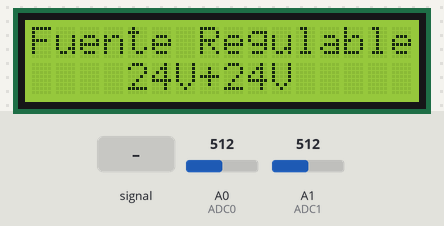
Simulated run of this sketch. Board: Arduino Uno, built with avr-gcc and run on an emulated ATmega328P. On the bench: 16×2 character LCD. The test bench sets the inputs (shaded band); at power-on: A0 (ADC0) = 512, A1 (ADC1) = 512.

Above: at 0.8 s.
0.9 s: A0 (ADC0) fed a 200 Hz sine of ±81 counts around its level
At 3.37 s:
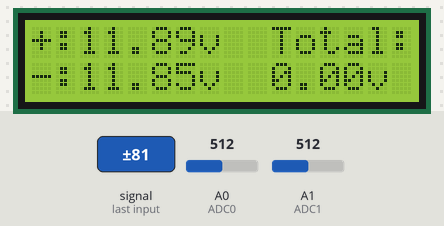
3.9 s: A0 (ADC0) set to 490
At 5.6 s:
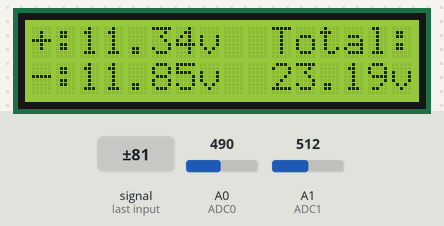
5.9 s: A1 (ADC1) set to 490
At 7.1 s:
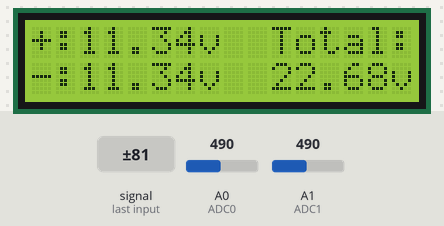
8.1 s: A0 (ADC0) set to 510
At 9.2 s:
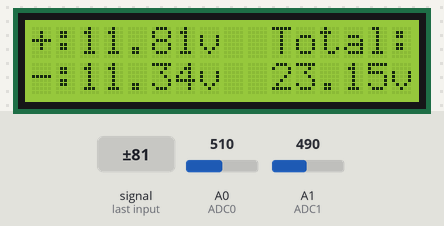
10.2 s: A1 (ADC1) set to 510
At 11.2 s:
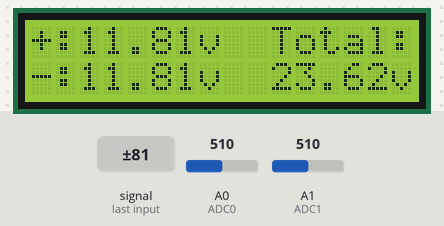
12.4 s: A0 (ADC0) set to 306
At 14.2 s:
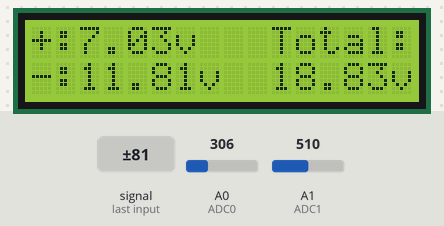
Timing chart, 0 to 15.5 s (numbered marks = the images above; inputs shaded):
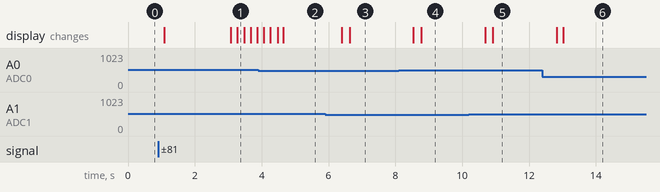

The sketch:

Voltimetro.ino
```cpp
#include <LiquidCrystal.h>
#include <Arduino_FreeRTOS.h>
#include <queue.h>
#include <timers.h>

#define ADC0    A0
#define ADC1    A1
#define ADC2    A2
#define xDELAY100ms pdMS_TO_TICKS(100)
#define xDELAY1000ms pdMS_TO_TICKS(1000)
#define xDELAY2000ms pdMS_TO_TICKS(2000)
#define xDELAY500ms  pdMS_TO_TICKS(500)
#define xDELAY200ms  pdMS_TO_TICKS(200)
#define xDELAY5000ms pdMS_TO_TICKS(5000)

const int rs = 13, en = 12, d4 = 11, d5 = 10, d6 = 9, d7 = 8;
LiquidCrystal Lcd(rs, en, d4, d5, d6, d7);

// Tareas  de FreeRTOS //
void vTaskAdc(void *pvParameter);
void vTaskLcd(void *pvParameter);
static void prvSoftTimerLcdClear(TimerHandle_t xTimer);
void Lcd_WriteAdc0(void);
void Lcd_WriteAdc1(void);
void Lcd_WriteTotal(void);

// Variables para freertos //
typedef enum
{
	eAdc0,
	eAdc1,
    eAdc2
}DataSource_t;
typedef struct
{
	float ulValue;
	DataSource_t eDataSource;
}Data_t;
// End //

// Handlers //
QueueHandle_t xQueueAdc;
TimerHandle_t xTimerLcdClear;
TaskHandle_t xTaskAdc;
// End //

// Variables //
float adc0,adc1,adc2;
struct Adc
{
    char cAdc[10];
    uint8_t ucX;
    uint8_t ucY;
};
struct Adc Adc0 = {"+:",0,0};
struct Adc Adc1 = {"-:",0,1};
struct Adc Adc2 = {"Total:",10,0};

// Inicio programa //
void setup()
{
    // Creamos la cola de datos //
	xQueueAdc = xQueueCreate(3,sizeof(Data_t));
    if(xQueueAdc != NULL)
    {
        // Creamos la tarea que permite leer el adc //
        xTaskCreate(vTaskAdc, "LecturaAdc", 128, NULL, 1, &xTaskAdc);
    }
    // Creamos la tarea que permite escribir en el adc //
    xTaskCreate(vTaskLcd,"Lcd",128,NULL,2,NULL);
    // Creamos los software timers //
    xTimerLcdClear = xTimerCreate("LcdClear",xDELAY200ms,pdTRUE,0,prvSoftTimerLcdClear);

    // Iniciamos el planificador //
    if(xTimerLcdClear != NULL)
        vTaskStartScheduler();
}

void loop() {}

void vTaskAdc(void *pvParameter)
{
    (void) pvParameter;
    uint16_t usAdcRead;
    uint32_t ulAdcProm;
    float   fAdcReal;
    Data_t xStructAdcRead[3]
	{
		{0, eAdc0},
		{0, eAdc1},
        {0, eAdc2}
	};

    while (1)
    {
        /* code */
        // Lee el Adc0 //
        ulAdcProm = 0;
        for(uint16_t i=0;i<500;i++)
        {
            usAdcRead = analogRead(ADC0);
            ulAdcProm = ulAdcProm + usAdcRead;
        }
        fAdcReal = ulAdcProm / 500.0;
        xStructAdcRead[0].ulValue = (((fAdcReal * 5.0) / 1024.0) * 4.8)-0.145;
        xQueueSendToBack(xQueueAdc, &(xStructAdcRead[0]), xDELAY100ms);

        // Lee el Adc1 //
        ulAdcProm = 0;
        for(uint16_t i=0;i<500;i++)
        {
            usAdcRead = analogRead(ADC1);
            ulAdcProm = ulAdcProm + usAdcRead;
        }
        fAdcReal = ulAdcProm / 500.0;
        xStructAdcRead[1].ulValue = (((fAdcReal * 5.0) / 1024.0) * 4.8)-0.145;
        xQueueSendToBack(xQueueAdc, &(xStructAdcRead[1]), xDELAY100ms);

        // Envia el valor del Adc0 + el Adc1 //
        xStructAdcRead[2].ulValue = xStructAdcRead[0].ulValue + xStructAdcRead[1].ulValue;
        xQueueSendToBack(xQueueAdc, &(xStructAdcRead[2]), xDELAY100ms);

        vTaskDelay(xDELAY100ms);
    }
    vTaskDelete(NULL);
}

void vTaskLcd(void *pvParameter)
{
    (void) pvParameter;
    Data_t xStructReceiveAdc;
    BaseType_t xStatus;

    vTaskSuspend(xTaskAdc); // Detiene la tarea de lectura del adc

    // Inicializacion //
    Lcd.begin(16,2);
    Lcd.setCursor(0,0);
    Lcd.print("Fuente Regulable");
    Lcd.setCursor(4,1);
    Lcd.print("24V+24V");
    vTaskDelay(xDELAY1000ms);
    Lcd.clear();
    Lcd.setCursor(0,0);
    Lcd.print("Zuliani Agustin");
    Lcd.setCursor(0,1);
    Lcd.print("Colegio San Jose");
    vTaskDelay(xDELAY2000ms);
    Lcd.clear();

    vTaskResume(xTaskAdc);  // Reanuda la tarea del adc
    // Iniciamos el timer por software que limpia la pantalla //
    xTimerStart(xTimerLcdClear,0);

    while (1)
    {
        /* code */
        xStatus = xQueueReceive(xQueueAdc,&xStructReceiveAdc,portMAX_DELAY);
        if(xStatus == pdPASS)
        {
            // Actualiza los valores //
            if(xStructReceiveAdc.eDataSource == eAdc0)
            {
                adc0 = xStructReceiveAdc.ulValue;
            }
            if(xStructReceiveAdc.eDataSource == eAdc1)
            {
                adc1 = xStructReceiveAdc.ulValue;
            }
            if(xStructReceiveAdc.eDataSource == eAdc2)
            {
                adc2 = xStructReceiveAdc.ulValue;
            }
        }
        vTaskDelay(5);
    }
    vTaskDelete(NULL);
}

static void prvSoftTimerLcdClear(TimerHandle_t xTimer)
{
    Lcd.clear();
    // Carga los valores //
    Lcd_WriteAdc0();
    Lcd_WriteAdc1();
    Lcd_WriteTotal();
}

void Lcd_WriteAdc0(void)
{
    char buffer[20];

    dtostrf(adc0,2,2,buffer);
    Lcd.setCursor(Adc0.ucX,Adc0.ucY);
    Lcd.print(Adc0.cAdc),Lcd.print(buffer),Lcd.print("v");
}
void Lcd_WriteAdc1(void)
{
    char buffer[20];

    dtostrf(adc1,2,2,buffer);
    Lcd.setCursor(Adc1.ucX,Adc1.ucY);
    Lcd.print(Adc1.cAdc),Lcd.print(buffer),Lcd.print("v");
}
void Lcd_WriteTotal(void)
{
    char buffer[20];

    dtostrf(adc2,2,2,buffer);
    Lcd.setCursor(Adc2.ucX,Adc2.ucY);
    Lcd.print(Adc2.cAdc);
    Lcd.setCursor(Adc2.ucX,Adc2.ucY+1);
    Lcd.print(buffer),Lcd.print("v");
}
```

Measured:
- after the input at 5.9 s, the display: first changes after 0.50 s (image 3 shows a later state)
- after the input at 8.1 s, the display: first changes after 0.44 s (image 4 shows a later state)
- after the input at 10.2 s, the display: first changes after 0.49 s (image 5 shows a later state)
- after the input at 12.4 s, the display: first changes after 0.43 s (image 6 shows a later state)
